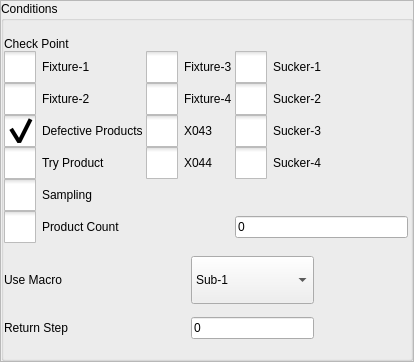
<?xml version="1.0" encoding="UTF-8"?>
<ui version="4.0">
 <class>ICHCConditionPage</class>
 <widget class="QFrame" name="ICHCConditionPage">
  <property name="geometry">
   <rect>
    <x>0</x>
    <y>0</y>
    <width>414</width>
    <height>362</height>
   </rect>
  </property>
  <property name="windowTitle">
   <string>Frame</string>
  </property>
  <property name="frameShape">
   <enum>QFrame::StyledPanel</enum>
  </property>
  <property name="frameShadow">
   <enum>QFrame::Raised</enum>
  </property>
  <layout class="QVBoxLayout" name="verticalLayout">
   <property name="spacing">
    <number>0</number>
   </property>
   <property name="leftMargin">
    <number>0</number>
   </property>
   <property name="topMargin">
    <number>0</number>
   </property>
   <property name="rightMargin">
    <number>0</number>
   </property>
   <property name="bottomMargin">
    <number>0</number>
   </property>
   <item>
    <widget class="QGroupBox" name="groupBox">
     <property name="title">
      <string>Conditions</string>
     </property>
     <layout class="QGridLayout" name="gridLayout_2">
      <property name="leftMargin">
       <number>0</number>
      </property>
      <property name="topMargin">
       <number>9</number>
      </property>
      <property name="rightMargin">
       <number>2</number>
      </property>
      <property name="horizontalSpacing">
       <number>2</number>
      </property>
      <item row="0" column="0" colspan="4">
       <layout class="QGridLayout" name="gridLayout">
        <property name="horizontalSpacing">
         <number>2</number>
        </property>
        <item row="6" column="2">
         <widget class="ICLineEditWithVirtualNumericKeypad" name="moldCountEdit">
          <property name="text">
           <string notr="true">0</string>
          </property>
         </widget>
        </item>
        <item row="4" column="0">
         <widget class="QCheckBox" name="tryProductBox">
          <property name="styleSheet">
           <string notr="true">::indicator {
     width: 32px;
     height: 32px;
 }

::indicator:unchecked 
{
     image: url(:/resource/check_unchecked.png);
 }
::indicator:checked 
{
     image: url(:/resource/check_checked.png);
 }

QRadioButton::indicator:checked:disabled
{
 image: url(:/resource/check_checked_disable.png);
}

QRadioButton::indicator:unchecked:disabled
{
 image: url(:/resource/check_unchecked_disable.png);
}</string>
          </property>
          <property name="text">
           <string>Try Product</string>
          </property>
         </widget>
        </item>
        <item row="6" column="0" colspan="2">
         <widget class="QCheckBox" name="productCountBox">
          <property name="styleSheet">
           <string notr="true">::indicator {
     width: 32px;
     height: 32px;
 }

::indicator:unchecked 
{
     image: url(:/resource/check_unchecked.png);
 }
::indicator:checked 
{
     image: url(:/resource/check_checked.png);
 }

QRadioButton::indicator:checked:disabled
{
 image: url(:/resource/check_checked_disable.png);
}

QRadioButton::indicator:unchecked:disabled
{
 image: url(:/resource/check_unchecked_disable.png);
}</string>
          </property>
          <property name="text">
           <string>Product Count</string>
          </property>
         </widget>
        </item>
        <item row="0" column="0">
         <widget class="QLabel" name="label">
          <property name="sizePolicy">
           <sizepolicy hsizetype="Preferred" vsizetype="Fixed">
            <horstretch>0</horstretch>
            <verstretch>0</verstretch>
           </sizepolicy>
          </property>
          <property name="text">
           <string>Check Point</string>
          </property>
         </widget>
        </item>
        <item row="1" column="0">
         <widget class="QCheckBox" name="fixture1Box">
          <property name="styleSheet">
           <string notr="true">::indicator {
     width: 32px;
     height: 32px;
 }

::indicator:unchecked 
{
     image: url(:/resource/check_unchecked.png);
 }
::indicator:checked 
{
     image: url(:/resource/check_checked.png);
 }

QRadioButton::indicator:checked:disabled
{
 image: url(:/resource/check_checked_disable.png);
}

QRadioButton::indicator:unchecked:disabled
{
 image: url(:/resource/check_unchecked_disable.png);
}</string>
          </property>
          <property name="text">
           <string>Fixture-1</string>
          </property>
         </widget>
        </item>
        <item row="1" column="1">
         <widget class="QCheckBox" name="fixture3Box">
          <property name="styleSheet">
           <string notr="true">::indicator {
     width: 32px;
     height: 32px;
 }

::indicator:unchecked 
{
     image: url(:/resource/check_unchecked.png);
 }
::indicator:checked 
{
     image: url(:/resource/check_checked.png);
 }

QRadioButton::indicator:checked:disabled
{
 image: url(:/resource/check_checked_disable.png);
}

QRadioButton::indicator:unchecked:disabled
{
 image: url(:/resource/check_unchecked_disable.png);
}</string>
          </property>
          <property name="text">
           <string>Fixture-3</string>
          </property>
         </widget>
        </item>
        <item row="3" column="0">
         <widget class="QCheckBox" name="defectiveProductsBox">
          <property name="sizePolicy">
           <sizepolicy hsizetype="Fixed" vsizetype="Fixed">
            <horstretch>0</horstretch>
            <verstretch>0</verstretch>
           </sizepolicy>
          </property>
          <property name="minimumSize">
           <size>
            <width>20</width>
            <height>0</height>
           </size>
          </property>
          <property name="styleSheet">
           <string notr="true">::indicator {
     width: 32px;
     height: 32px;
 }

::indicator:unchecked 
{
     image: url(:/resource/check_unchecked.png);
 }
::indicator:checked 
{
     image: url(:/resource/check_checked.png);
 }

QRadioButton::indicator:checked:disabled
{
 image: url(:/resource/check_checked_disable.png);
}

QRadioButton::indicator:unchecked:disabled
{
 image: url(:/resource/check_unchecked_disable.png);
}</string>
          </property>
          <property name="text">
           <string>Defective Products</string>
          </property>
          <property name="checked">
           <bool>true</bool>
          </property>
         </widget>
        </item>
        <item row="2" column="1">
         <widget class="QCheckBox" name="fixture4Box">
          <property name="styleSheet">
           <string notr="true">::indicator {
     width: 32px;
     height: 32px;
 }

::indicator:unchecked 
{
     image: url(:/resource/check_unchecked.png);
 }
::indicator:checked 
{
     image: url(:/resource/check_checked.png);
 }

QRadioButton::indicator:checked:disabled
{
 image: url(:/resource/check_checked_disable.png);
}

QRadioButton::indicator:unchecked:disabled
{
 image: url(:/resource/check_unchecked_disable.png);
}</string>
          </property>
          <property name="text">
           <string>Fixture-4</string>
          </property>
         </widget>
        </item>
        <item row="2" column="0">
         <widget class="QCheckBox" name="fixture2Box">
          <property name="styleSheet">
           <string notr="true">::indicator {
     width: 32px;
     height: 32px;
 }

::indicator:unchecked 
{
     image: url(:/resource/check_unchecked.png);
 }
::indicator:checked 
{
     image: url(:/resource/check_checked.png);
 }

QRadioButton::indicator:checked:disabled
{
 image: url(:/resource/check_checked_disable.png);
}

QRadioButton::indicator:unchecked:disabled
{
 image: url(:/resource/check_unchecked_disable.png);
}</string>
          </property>
          <property name="text">
           <string>Fixture-2</string>
          </property>
         </widget>
        </item>
        <item row="2" column="2">
         <widget class="QCheckBox" name="sucker2Box">
          <property name="styleSheet">
           <string notr="true">::indicator {
     width: 32px;
     height: 32px;
 }

::indicator:unchecked 
{
     image: url(:/resource/check_unchecked.png);
 }
::indicator:checked 
{
     image: url(:/resource/check_checked.png);
 }

QRadioButton::indicator:checked:disabled
{
 image: url(:/resource/check_checked_disable.png);
}

QRadioButton::indicator:unchecked:disabled
{
 image: url(:/resource/check_unchecked_disable.png);
}</string>
          </property>
          <property name="text">
           <string>Sucker-2</string>
          </property>
         </widget>
        </item>
        <item row="1" column="2">
         <widget class="QCheckBox" name="sucker1Box">
          <property name="styleSheet">
           <string notr="true">::indicator {
     width: 32px;
     height: 32px;
 }

::indicator:unchecked 
{
     image: url(:/resource/check_unchecked.png);
 }
::indicator:checked 
{
     image: url(:/resource/check_checked.png);
 }

QRadioButton::indicator:checked:disabled
{
 image: url(:/resource/check_checked_disable.png);
}

QRadioButton::indicator:unchecked:disabled
{
 image: url(:/resource/check_unchecked_disable.png);
}</string>
          </property>
          <property name="text">
           <string>Sucker-1</string>
          </property>
         </widget>
        </item>
        <item row="3" column="1">
         <widget class="QCheckBox" name="x043checkBox">
          <property name="styleSheet">
           <string notr="true">::indicator {
     width: 32px;
     height: 32px;
 }

::indicator:unchecked 
{
     image: url(:/resource/check_unchecked.png);
 }
::indicator:checked 
{
     image: url(:/resource/check_checked.png);
 }

QRadioButton::indicator:checked:disabled
{
 image: url(:/resource/check_checked_disable.png);
}

QRadioButton::indicator:unchecked:disabled
{
 image: url(:/resource/check_unchecked_disable.png);
}</string>
          </property>
          <property name="text">
           <string>X043</string>
          </property>
         </widget>
        </item>
        <item row="5" column="0">
         <widget class="QCheckBox" name="samplingBox">
          <property name="styleSheet">
           <string notr="true">::indicator {
     width: 32px;
     height: 32px;
 }

::indicator:unchecked 
{
     image: url(:/resource/check_unchecked.png);
 }
::indicator:checked 
{
     image: url(:/resource/check_checked.png);
 }

QRadioButton::indicator:checked:disabled
{
 image: url(:/resource/check_checked_disable.png);
}

QRadioButton::indicator:unchecked:disabled
{
 image: url(:/resource/check_unchecked_disable.png);
}</string>
          </property>
          <property name="text">
           <string>Sampling</string>
          </property>
         </widget>
        </item>
        <item row="4" column="1">
         <widget class="QCheckBox" name="x044checkBox">
          <property name="styleSheet">
           <string notr="true">::indicator {
     width: 32px;
     height: 32px;
 }

::indicator:unchecked 
{
     image: url(:/resource/check_unchecked.png);
 }
::indicator:checked 
{
     image: url(:/resource/check_checked.png);
 }

QRadioButton::indicator:checked:disabled
{
 image: url(:/resource/check_checked_disable.png);
}

QRadioButton::indicator:unchecked:disabled
{
 image: url(:/resource/check_unchecked_disable.png);
}</string>
          </property>
          <property name="text">
           <string>X044</string>
          </property>
         </widget>
        </item>
        <item row="3" column="2">
         <widget class="QCheckBox" name="sucker3Box">
          <property name="styleSheet">
           <string notr="true">::indicator {
     width: 32px;
     height: 32px;
 }

::indicator:unchecked 
{
     image: url(:/resource/check_unchecked.png);
 }
::indicator:checked 
{
     image: url(:/resource/check_checked.png);
 }

QRadioButton::indicator:checked:disabled
{
 image: url(:/resource/check_checked_disable.png);
}

QRadioButton::indicator:unchecked:disabled
{
 image: url(:/resource/check_unchecked_disable.png);
}</string>
          </property>
          <property name="text">
           <string>Sucker-3</string>
          </property>
         </widget>
        </item>
        <item row="4" column="2">
         <widget class="QCheckBox" name="sucker4Box">
          <property name="styleSheet">
           <string notr="true">::indicator {
     width: 32px;
     height: 32px;
 }

::indicator:unchecked 
{
     image: url(:/resource/check_unchecked.png);
 }
::indicator:checked 
{
     image: url(:/resource/check_checked.png);
 }

QRadioButton::indicator:checked:disabled
{
 image: url(:/resource/check_checked_disable.png);
}

QRadioButton::indicator:unchecked:disabled
{
 image: url(:/resource/check_unchecked_disable.png);
}</string>
          </property>
          <property name="text">
           <string>Sucker-4</string>
          </property>
         </widget>
        </item>
       </layout>
      </item>
      <item row="1" column="2">
       <widget class="ICComboBox" name="subComboBox">
        <property name="enabled">
         <bool>true</bool>
        </property>
        <property name="sizePolicy">
         <sizepolicy hsizetype="Fixed" vsizetype="Fixed">
          <horstretch>0</horstretch>
          <verstretch>0</verstretch>
         </sizepolicy>
        </property>
        <property name="minimumSize">
         <size>
          <width>123</width>
          <height>38</height>
         </size>
        </property>
        <property name="maximumSize">
         <size>
          <width>123</width>
          <height>48</height>
         </size>
        </property>
        <property name="layoutDirection">
         <enum>Qt::LeftToRight</enum>
        </property>
        <item>
         <property name="text">
          <string>Sub-1</string>
         </property>
        </item>
        <item>
         <property name="text">
          <string>Sub-2</string>
         </property>
        </item>
        <item>
         <property name="text">
          <string>Sub-3</string>
         </property>
        </item>
        <item>
         <property name="text">
          <string>Sub-4</string>
         </property>
        </item>
        <item>
         <property name="text">
          <string>Sub-5</string>
         </property>
        </item>
        <item>
         <property name="text">
          <string>Bad Product</string>
         </property>
        </item>
        <item>
         <property name="text">
          <string>Sampling</string>
         </property>
        </item>
        <item>
         <property name="text">
          <string>Try Product</string>
         </property>
        </item>
       </widget>
      </item>
      <item row="1" column="0" colspan="2">
       <widget class="QLabel" name="label_2">
        <property name="text">
         <string>Use Macro</string>
        </property>
       </widget>
      </item>
      <item row="2" column="2">
       <widget class="ICLineEditWithVirtualNumericKeypad" name="returnLineEdit">
        <property name="sizePolicy">
         <sizepolicy hsizetype="Fixed" vsizetype="Fixed">
          <horstretch>0</horstretch>
          <verstretch>0</verstretch>
         </sizepolicy>
        </property>
        <property name="minimumSize">
         <size>
          <width>123</width>
          <height>0</height>
         </size>
        </property>
        <property name="maximumSize">
         <size>
          <width>123</width>
          <height>16777215</height>
         </size>
        </property>
        <property name="text">
         <string notr="true">0</string>
        </property>
       </widget>
      </item>
      <item row="2" column="0" colspan="2">
       <widget class="QLabel" name="label_3">
        <property name="text">
         <string>Return Step</string>
        </property>
       </widget>
      </item>
     </layout>
    </widget>
   </item>
  </layout>
 </widget>
 <customwidgets>
  <customwidget>
   <class>ICLineEditWithVirtualNumericKeypad</class>
   <extends>QLineEdit</extends>
   <header>iclineeditwithvirtualnumerickeypad.h</header>
  </customwidget>
  <customwidget>
   <class>ICComboBox</class>
   <extends>QComboBox</extends>
   <header>iccombobox.h</header>
  </customwidget>
 </customwidgets>
 <resources/>
 <connections/>
</ui>
